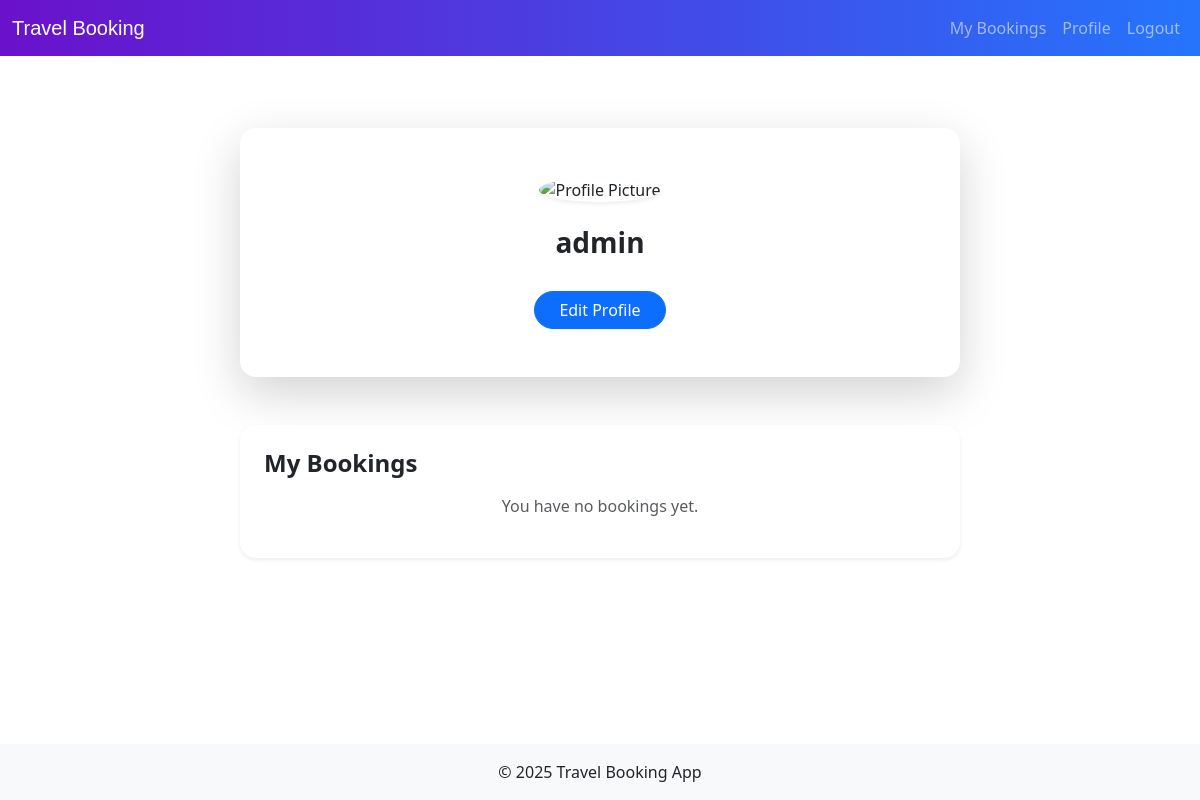
The page /profile/ (signed in) on the database as committed earlier.
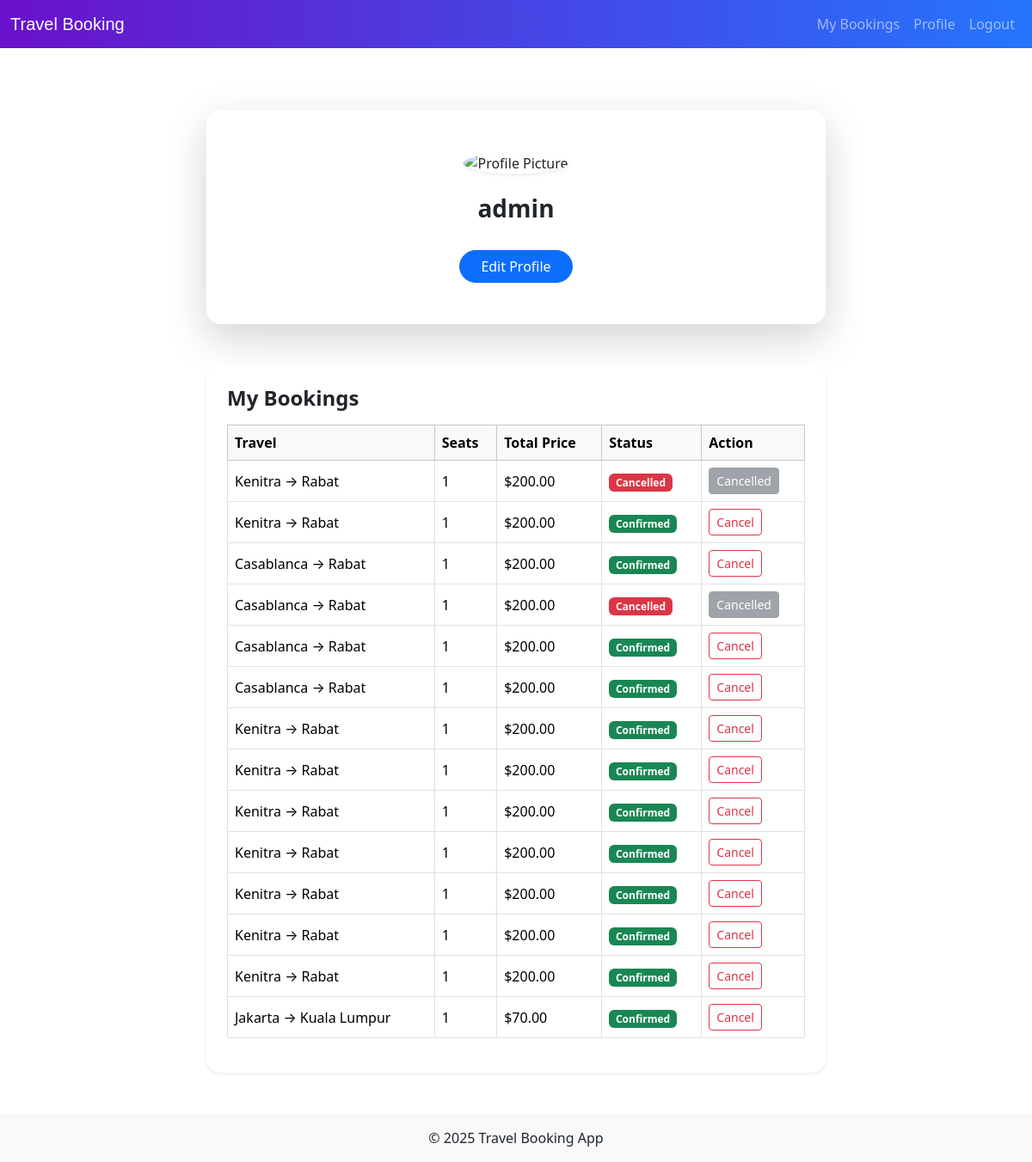
The same page on the database as committed later.
### travel_app/models.py (models this page shows, shortened)
class Booking(models.Model):
    STATUS_CHOICES = [
        ('confirmed', 'Confirmed'),
        ('cancelled', 'Cancelled'),
    ]
    user = models.ForeignKey(User, on_delete=models.CASCADE)
    travel_option = models.ForeignKey('TravelOption', on_delete=models.CASCADE)
    number_of_seats = models.IntegerField()
    total_price = models.DecimalField(max_digits=10, decimal_places=2)
    booking_date = models.DateTimeField()
    status = models.CharField(choices=STATUS_CHOICES, max_length=20, default='confirmed')

class TravelOption(models.Model):
    options = [
        ('Flight', 'Flight'),
        ('Train', 'Train'),
        ('Bus', 'Bus'),
    ]
    type = models.CharField(choices=options, max_length=50)
    source = models.CharField(max_length=100)
    destination = models.CharField(max_length=100)
    date_and_time = models.DateTimeField()
    price = models.DecimalField(max_digits=10, decimal_places=2)
    available_seats = models.IntegerField()

### travel_app/views.py (the view)
    def wrapper(request, *args, **kwargs):
        if not request.user.is_authenticated:
            messages.warning(request, "You must login first.")
            return redirect("login")
        return view_func(request, *args, **kwargs)

### travel_app/views.py (called while the page is built)
def custom_login_required(view_func):
    def wrapper(request, *args, **kwargs):
        if not request.user.is_authenticated:
            messages.warning(request, "You must login first.")
            return redirect("login")
        return view_func(request, *args, **kwargs)
    return wrapper

@custom_login_required
def profile(request):
    bookings = Booking.objects.filter(user=request.user).select_related('travel_option')
    return render(request, 'profile.html', {'bookings': bookings})

### travel_app/templates/profile.html (shortened to what this page needs)
{% extends "base.html" %}
{% block content %}
<div class="container my-5">
    <div class="row justify-content-center">
        <div class="col-lg-8">
            <div class="card shadow-lg border-0 rounded-4">
                <div class="card-body p-5 text-center">
                    <div class="mb-4">
                        <img src="https://cdn-icons-png.flaticon.com/512/3135/3135715.png"
                             class="rounded-circle shadow-sm" width="120" alt="Profile Picture">
                    </div>
                    <h3 class="fw-bold">{{ request.user.username }}</h3>
                    <a href="{% url "update_profile" %}" class="btn btn-primary mt-3 px-4 rounded-pill">
                        Edit Profile
                    </a>
                </div>
            </div>
            <div class="card shadow-sm mt-5 border-0 rounded-4">
                <div class="card-body p-4">
                    <h4 class="fw-bold mb-3">My Bookings</h4>
                    {% if bookings %}
                        <div class="table-responsive">
                            <table class="table table-bordered table-hover align-middle">
                                <thead class="table-light">
                                    <tr>
                                        <th>Travel</th>
                                        <th>Seats</th>
                                        <th>Total Price</th>
                                        <th>Status</th>
                                        <th>Action</th>
                                    </tr>
                                </thead>
                                <tbody>
                                    {% for booking in bookings %}
                                    <tr>
                                        <td>{{ booking.travel_option.source }} → {{ booking.travel_option.destination }}</td>
                                        <td>{{ booking.number_of_seats }}</td>
                                        <td>${{ booking.total_price }}</td>
                                        <td>
                                            <span class="badge
                                                {% if booking.status == 'confirmed' %}bg-success
                                                {% elif booking.status == 'cancelled' %}bg-danger
                                                {% else %}bg-secondary{% endif %}">
                                                {{ booking.status|capfirst }}
                                            </span>
                                        </td>
                                        <td>
                                            {% if booking.status == 'confirmed' %}
                                                <a href="{% url 'cancel_booking' booking.id %}"
                                                   class="btn btn-sm btn-outline-danger">Cancel</a>
                                            {% else %}
                                                <button class="btn btn-sm btn-secondary" disabled>Cancelled</button>
                                            {% endif %}
                                        </td>
                                    </tr>
                                    {% endfor %}
                                </tbody>
                            </table>
                        </div>
                    {% else %}
                        <p class="text-muted text-center">You have no bookings yet.</p>
                    {% endif %}
                </div>
            </div>
        </div>
    </div>
</div>
{% endblock content %}

Rows that differ between the two databases and show on the page:
added Booking: travel_option.source "Kenitra", travel_option.destination "Rabat", number_of_seats "1", total_price "200.00", status "Cancelled"
added Booking: travel_option.source "Kenitra", travel_option.destination "Rabat", number_of_seats "1", total_price "200.00", status "Confirmed", shows "Cancel"
added Booking: travel_option.source "Casablanca", travel_option.destination "Rabat", number_of_seats "1", total_price "200.00", status "Confirmed", shows "Cancel"
added Booking: travel_option.source "Casablanca", travel_option.destination "Rabat", number_of_seats "1", total_price "200.00", status "Cancelled"
added Booking: travel_option.source "Casablanca", travel_option.destination "Rabat", number_of_seats "1", total_price "200.00", status "Confirmed", shows "Cancel"
added Booking: travel_option.source "Casablanca", travel_option.destination "Rabat", number_of_seats "1", total_price "200.00", status "Confirmed", shows "Cancel"
added Booking: travel_option.source "Kenitra", travel_option.destination "Rabat", number_of_seats "1", total_price "200.00", status "Confirmed", shows "Cancel"
added Booking: travel_option.source "Kenitra", travel_option.destination "Rabat", number_of_seats "1", total_price "200.00", status "Confirmed", shows "Cancel"
added Booking: travel_option.source "Kenitra", travel_option.destination "Rabat", number_of_seats "1", total_price "200.00", status "Confirmed", shows "Cancel"
added Booking: travel_option.source "Kenitra", travel_option.destination "Rabat", number_of_seats "1", total_price "200.00", status "Confirmed", shows "Cancel"
added Booking: travel_option.source "Kenitra", travel_option.destination "Rabat", number_of_seats "1", total_price "200.00", status "Confirmed", shows "Cancel"
added Booking: travel_option.source "Kenitra", travel_option.destination "Rabat", number_of_seats "1", total_price "200.00", status "Confirmed", shows "Cancel"
added Booking: travel_option.source "Kenitra", travel_option.destination "Rabat", number_of_seats "1", total_price "200.00", status "Confirmed", shows "Cancel"
added Booking: travel_option.source "Jakarta", travel_option.destination "Kuala Lumpur", number_of_seats "1", total_price "70.00", status "Confirmed", shows "Cancel"
Other text that changed with them:
text no longer shown: "You have no bookings yet."
text now shown: "Travel Seats Total Price Status Action"
